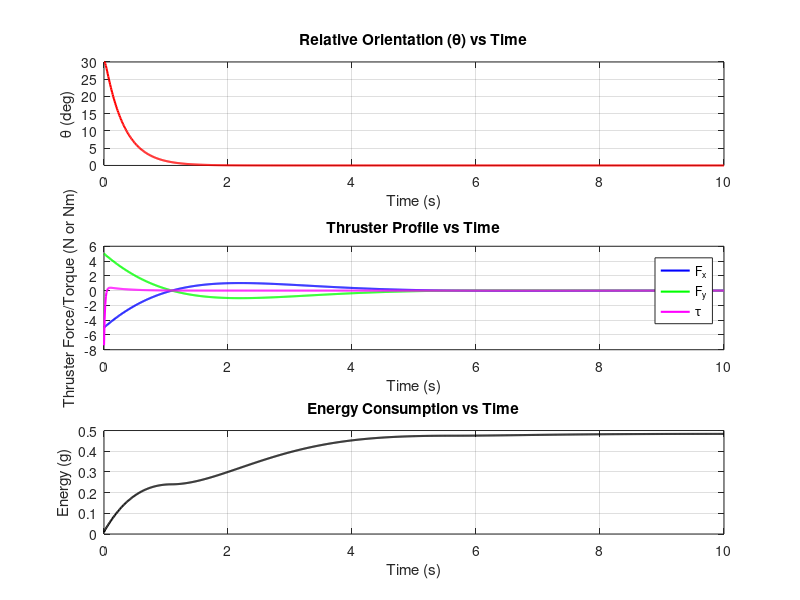

Write the MATLAB code that produced this figure.
% Parameters
m = 10; % Mass of Chaser (kg)
I = 0.1; % Moment of Inertia (kg.m^2)

% State-space matrices for translational dynamics
A_trans = [0 0 1 0; 
           0 0 0 1; 
           0 0 0 0; 
           0 0 0 0];

B_trans = [0 0; 
           0 0; 
           1/m 0; 
           0 1/m];

% State-space matrices for rotational dynamics
A_rot = [0 1; 
         0 0];

B_rot = [0; 
         1/I];

% Combine translational and rotational into one model
A = blkdiag(A_trans, A_rot);
B = [B_trans, zeros(4, 1); zeros(2, 2), B_rot];

% Define LQR parameters
Q = diag([10, 10, 1, 1, 10, 1]); % Penalizes state errors
R = diag([0.1, 0.1, 0.05]);       % Penalizes control effort

% Compute optimal gain matrix
K = lqr(A, B, Q, R);

% Initial conditions
x0 = [0.5; -0.5; 0; 0; 30*pi/180; 0]; % Initial [x, y, vx, vy, theta, omega]

% Simulation parameters
dt = 0.01; % Time step (s)
T = 10; % Total simulation time (s)
time = 0:dt:T; % Time vector
n_steps = length(time);

% Preallocate arrays for states and control inputs
state = zeros(length(x0), n_steps);
state(:, 1) = x0;
u_profile = zeros(3, n_steps); % Thruster profile

% Simulate system with LQR control
for i = 2:n_steps
    % Calculate control input
    u = -K * state(:, i-1); 
    
    % Store thruster profile
    u_profile(:, i-1) = u;
    
    % Update state using discrete-time approximation
    state(:, i) = state(:, i-1) + dt * (A * state(:, i-1) + B * u);
end

% Calculate energy consumption
gas_rate = 0.05; % g/s per thruster
energy = cumsum(sum(abs(u_profile), 1) * gas_rate * dt); % Total gas used

% Extract states
relative_orientation = state(5, :); % Theta (orientation)
thruster_profile = u_profile; % Thruster force/torque

% Plot results
figure;

subplot(3, 1, 1);
plot(time, relative_orientation * (180/pi), 'r', 'LineWidth', 1.5);
title('Relative Orientation (\theta) vs Time');
xlabel('Time (s)');
ylabel('\theta (deg)');
grid on;

subplot(3, 1, 2);
plot(time, thruster_profile(1, :), 'b', 'LineWidth', 1.5); hold on;
plot(time, thruster_profile(2, :), 'g', 'LineWidth', 1.5);
plot(time, thruster_profile(3, :), 'm', 'LineWidth', 1.5);
title('Thruster Profile vs Time');
xlabel('Time (s)');
ylabel('Thruster Force/Torque (N or Nm)');
legend('F_x', 'F_y', '\tau');
grid on;

subplot(3, 1, 3);
plot(time, energy, 'k', 'LineWidth', 1.5);
title('Energy Consumption vs Time');
xlabel('Time (s)');
ylabel('Energy (g)');
grid on;

% Optional: Display results
disp('Final Energy Consumption (g):');
disp(energy(end));
